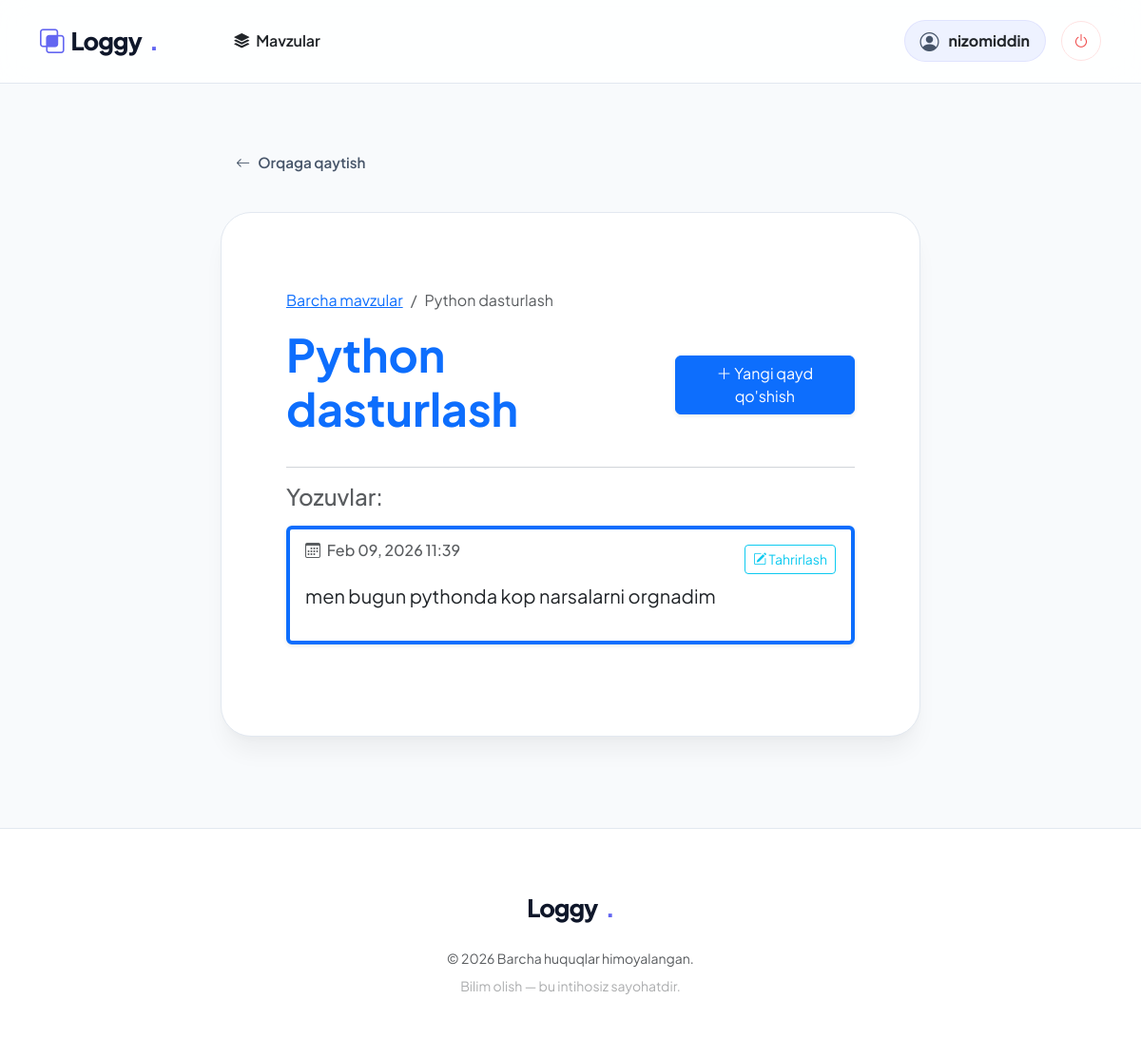
Page /topics/9/ (signed in) on the committed database.
### learning_logs/models.py (models this page shows, shortened)
class Topic(models.Model):
    text = models.CharField(max_length=200)
    date_added = models.DateTimeField(auto_now_add=True)
    owner = models.ForeignKey(User, on_delete=models.CASCADE)
    def __str__(self):
        return self.text

class Entry(models.Model):
    topic = models.ForeignKey(Topic, on_delete=models.CASCADE)
    text = models.TextField()
    date_added = models.DateTimeField(auto_now_add=True)
    class Meta:
        verbose_name_plural = 'entries'

### learning_logs/views.py (the view)
# urls.py: path('topics/<int:topic_id>/', views.topic, name='topic'),
@login_required
def topic(request, topic_id):
    topic = get_object_or_404(Topic, id=topic_id)
    if topic.owner != request.user:
        raise Http404
    entries = topic.entry_set.order_by('-date_added')
    context = {'topic': topic, 'entries': entries}
    return render(request, 'learning_logs/topic.html', context)

### learning_logs/templates/learning_logs/topic.html
{% extends 'learning_logs/base.html' %}
{% block content %}
<div class="container py-4">
    <nav aria-label="breadcrumb">
        <ol class="breadcrumb">
            <li class="breadcrumb-item"><a href="{% url 'learning_logs:topics' %}">Barcha mavzular</a></li>
            <li class="breadcrumb-item active" aria-current="page">{{ topic }}</li>
        </ol>
    </nav>
    <div class="d-flex justify-content-between align-items-center mb-4">
        <h1 class="display-5 fw-bold text-primary">{{ topic }}</h1>
        <a href="{% url 'learning_logs:new_entry' topic.id %}" class="btn btn-primary shadow-sm">
            <i class="bi bi-plus-lg"></i> Yangi qayd qo'shish
        </a>
    </div>
    <hr>
    <h4 class="mb-3 text-muted">Yozuvlar:</h4>
    {% for entry in entries %}
        <div class="card mb-3 shadow-sm border-start border-4 border-primary">
            <div class="card-body">
                <div class="d-flex justify-content-between align-items-start mb-2">
                    <h6 class="card-subtitle text-muted italic">
                        <i class="bi bi-calendar3 me-1"></i> {{ entry.date_added|date:'M d, Y H:i' }}
                    </h6>
                    <a href="{% url 'learning_logs:edit_entry' entry.id %}" class="btn btn-sm btn-outline-info">
                        <i class="bi bi-pencil-square"></i> Tahrirlash
                    </a>
                </div>
                <div class="card-text fs-5">
                    {{ entry.text|linebreaks }}
                </div>
            </div>
        </div>
    {% empty %}
        <div class="alert alert-light border text-center py-5">
            <i class="bi bi-chat-dots fs-1 text-muted"></i>
            <p class="mt-3 fs-5">Ushbu mavzu bo'yicha hali hech qanday yozuv yo'q.</p>
            <a href="{% url 'learning_logs:new_entry' topic.id %}" class="btn btn-sm btn-link">Birinchi qaydni qo'shish</a>
        </div>
    {% endfor %}
</div>
{% endblock content %}

### learning_logs/templates/learning_logs/base.html (shortened to what this page needs)
<!DOCTYPE html>
<html lang="uz">
<head>
    <link href="https://cdn.jsdelivr.net/npm/bootstrap@5.3.2/dist/css/bootstrap.min.css" rel="stylesheet">
    <link rel="stylesheet" href="https://cdn.jsdelivr.net/npm/bootstrap-icons@1.11.2/font/bootstrap-icons.css">
</head>
<body class="d-flex flex-column min-vh-100">
    <nav class="navbar navbar-expand-lg sticky-top">
        <div class="container">
            <a class="navbar-brand" href="{% url 'learning_logs:index' %}">
                <i class="bi bi-intersect brand-dot"></i> Loggy<span class="brand-dot">.</span>
            </a>
            <div class="collapse navbar-collapse" id="navbarNav">
                <ul class="navbar-nav me-auto ps-lg-5">
                    <li class="nav-item">
                        <a class="nav-link fw-semibold px-3 text-dark" href="{% url 'learning_logs:topics' %}">
                            <i class="bi bi-stack me-1"></i> Mavzular
                        </a>
                    </li>
                </ul>
                <div class="d-flex align-items-center gap-3">
                    {% if user.is_authenticated %}
                        <div class="user-pill d-none d-sm-flex">
                            <i class="bi bi-person-circle text-accent fs-5"></i>
                            <span class="fw-bold text-dark fs-6">{{ user.username }}</span>
                        </div>
                        <form action="{% url 'users:logout' %}" method="post" class="m-0">
                            <button type="submit" class="logout-btn-circle" title="Chiqish">
                                <i class="bi bi-power"></i>
                            </button>
                        </form>
                    {% else %}
                        <a href="{% url 'users:login' %}" class="btn btn-link text-decoration-none text-dark fw-bold px-4">Kirish</a>
                        <a href="{% url 'users:register' %}" class="btn btn-brand">Boshlash</a>
                    {% endif %}
                </div>
            </div>
        </div>
    </nav>
    <main class="container main-container">
        <div class="row justify-content-center">
            <div class="col-xl-8 col-lg-10">
                {% if request.resolver_match.url_name != 'index' %}
                    <a href="javascript:history.back()" class="back-nav">
                        <i class="bi bi-arrow-left"></i> Orqaga qaytish
                    </a>
                {% endif %}
                <div class="content-box">
                    {% block content %}{% endblock content %}
                </div>
            </div>
        </div>
    </main>
    <footer class="text-center mt-auto">
        <div class="container">
            <div class="mb-4">
                <a class="navbar-brand justify-content-center" href="#">
                    Loggy<span class="brand-dot">.</span>
                </a>
            </div>
            <div class="text-muted small mb-0">
                &copy; 2026 Barcha huquqlar himoyalangan. <br>
                <span class="opacity-50 mt-2 d-block">Bilim olish — bu intihosiz sayohatdir.</span>
            </div>
        </div>
    </footer>
</body>
</html>

### learning_logs/templates/learning_logs/base.html (style rules this page uses)
:root { --accent: #6366f1; --accent-soft: #eef2ff; --surface: #ffffff; --background: #f8fafc; --text-heading: #0f172a; --text-body: #475569; --nav-bg: rgba(255, 255, 255, 0.85); --border: #e2e8f0; }
body { font-family: 'Plus Jakarta Sans', sans-serif; background-color: var(--background); color: var(--text-body); -webkit-font-smoothing: antialiased; text-rendering: optimizeLegibility; overflow-x: hidden; }
.navbar-brand { font-weight: 800; font-size: 1.6rem; letter-spacing: -1px; color: var(--text-heading) !important; display: flex; align-items: center; gap: 8px; }
.brand-dot { color: var(--accent); }
.navbar { padding: 1.2rem 0; backdrop-filter: blur(16px) saturate(180%); background: var(--nav-bg); border-bottom: 1px solid var(--border); transition: all 0.3s ease; }
.content-box { background: var(--surface); border-radius: 32px; padding: 3.5rem; border: 1px solid var(--border); box-shadow: 0 4px 6px -1px rgba(0, 0, 0, 0.02), 0 20px 25px -5px rgba(0, 0, 0, 0.05); transition: transform 0.3s ease; }
.user-pill { background: var(--accent-soft); padding: 6px 16px; border-radius: 100px; display: flex; align-items: center; gap: 10px; border: 1px solid rgba(99, 102, 241, 0.1); }
.logout-btn-circle { width: 42px; height: 42px; border-radius: 50%; display: flex; align-items: center; justify-content: center; background: #fff; color: #ef4444; border: 1px solid #fee2e2; transition: all 0.2s; }
.back-nav { display: inline-flex; align-items: center; gap: 8px; color: var(--text-body); text-decoration: none; font-weight: 600; font-size: 0.95rem; margin-bottom: 2rem; padding: 8px 16px; border-radius: 12px; transition: all 0.2s; }
.main-container { margin-top: 4rem; margin-bottom: 6rem; }
footer { background: var(--surface); padding: 4rem 0; border-top: 1px solid var(--border); }
.content-box { animation: fadeIn 0.6s ease-out; }

### rows in the picture
Topic: text "Python dasturlash"
Entry: date_added "Feb 09, 2026 11:39", text "men bugun pythonda kop narsalarni orgnadim"

### other values in the picture
{{ user.username }} "nizomiddin"
